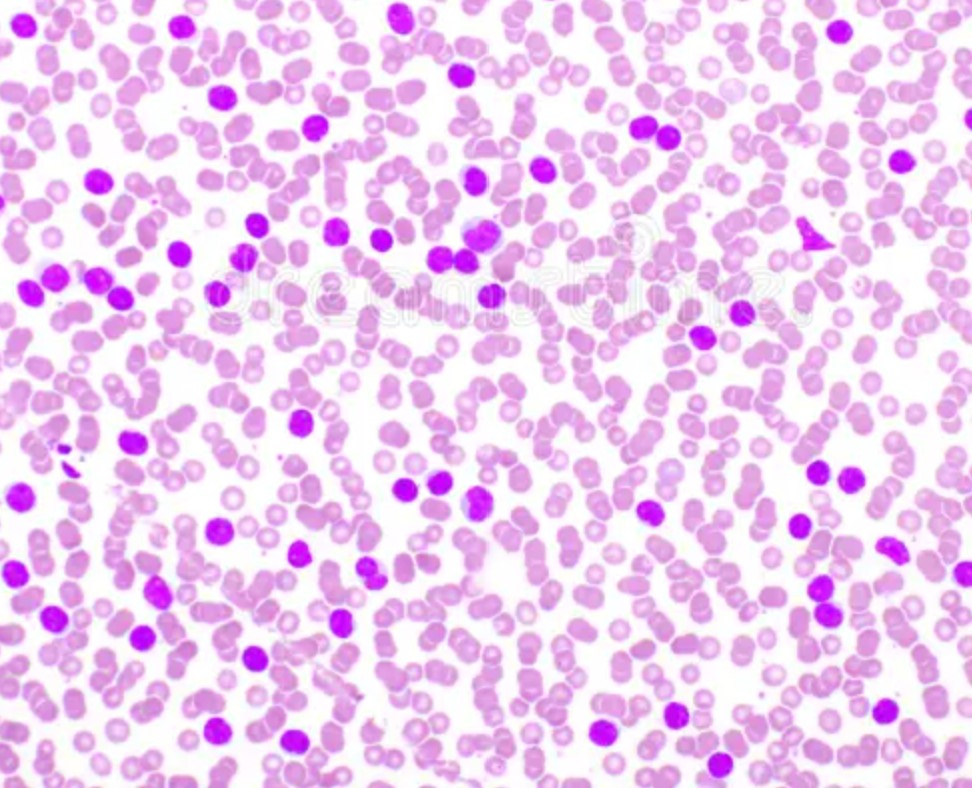
#> input picture evenmorecells.jpg, 972 x 788 px, found by its file name
$ python detectWhiteBloodCells.py
#> lines starting #> are read from the running program, lines starting #| are printed output that depends on the picture; after the words box and inside, x2 and y2 are one past the last pixel; in counts of white or black regions, pixels touching at a corner belong together
import numpy as np
import cv2
import os

og_img = cv2.imread("static/images/evenmorecells.jpg")
#> og_img is the input picture: shape (788, 972, 3); mean B, G, R 241.5, 203.6, 239.1

#convert og image into gray
gray_img = cv2.cvtColor(og_img, cv2.COLOR_BGR2GRAY)
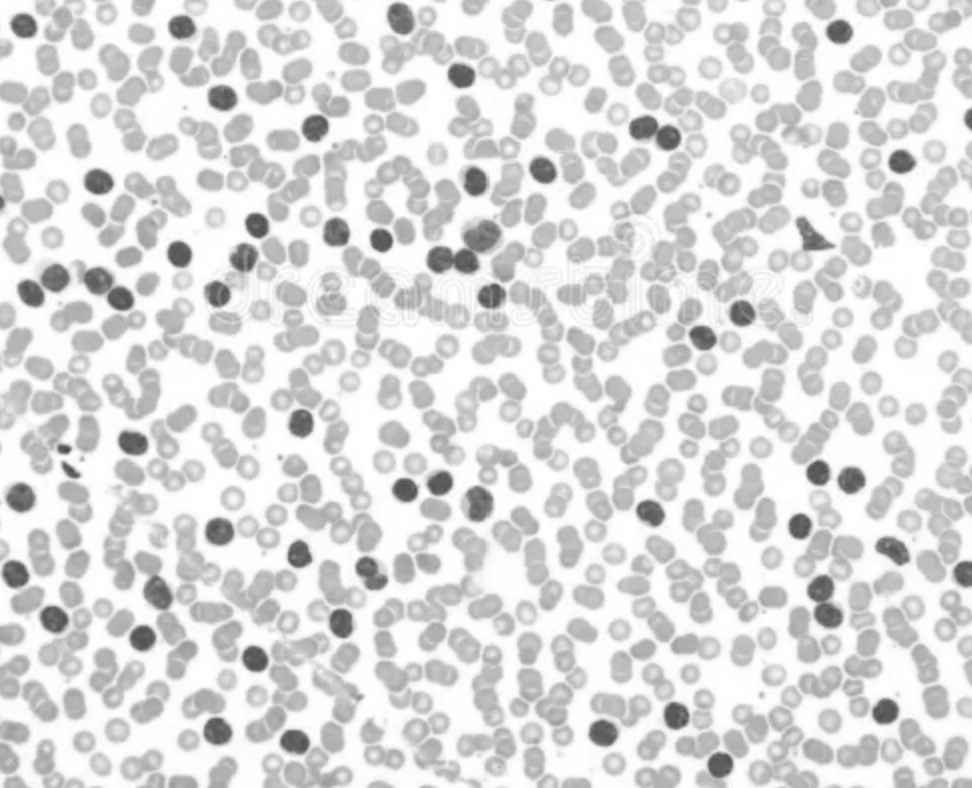
#> gray_img: shape (788, 972); min 75, max 255, mean 218.5

#blur gray image
medianBlur_img = cv2.medianBlur(gray_img, 5)

#contrast stretching parameters
r1 = 25
s1 = 0
r2 = 150
s2 = 255

#function to contrast stretch each pixel
def contrastStretch(pixel):
    if (0 <= pixel and pixel <= r1):
        return (s1 / r1) * pixel
    elif (r1 < pixel and pixel <= r2):
        return ((s2 - s1) / (r2 - r1)) * (pixel - r1) + s1
    else:
        return ((255 - s2) / (255 - r2)) * (pixel - r2) + s2

contrastStretch_vec = np.vectorize(contrastStretch) #vectorized function returns an (image) array
contrastStretch_img = contrastStretch_vec(medianBlur_img) #contrast stretches median blurred image
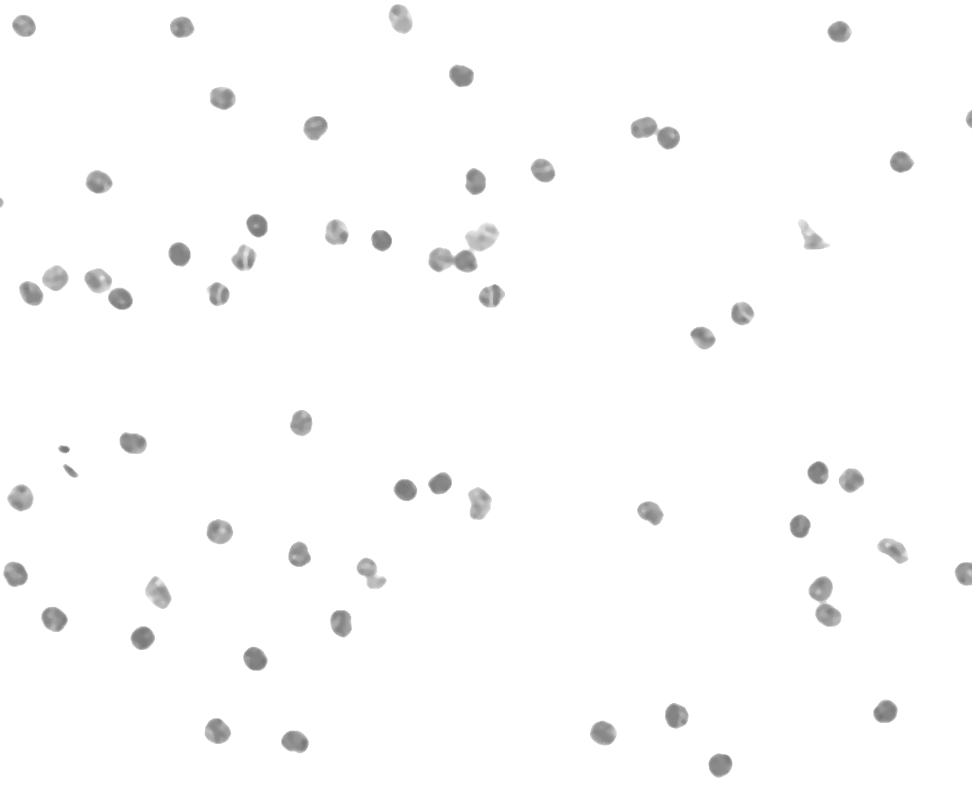
#> contrastStretch_img: shape (788, 972) float64; min 118.3, max 255, mean 251.8
contrastStretch_img = contrastStretch_img.astype(np.uint8) #pixel values are fitted within range 0 to 255

#Otsu's thresholding
_, threshold = cv2.threshold(contrastStretch_img, 0, 255, cv2.THRESH_BINARY_INV + cv2.THRESH_OTSU)
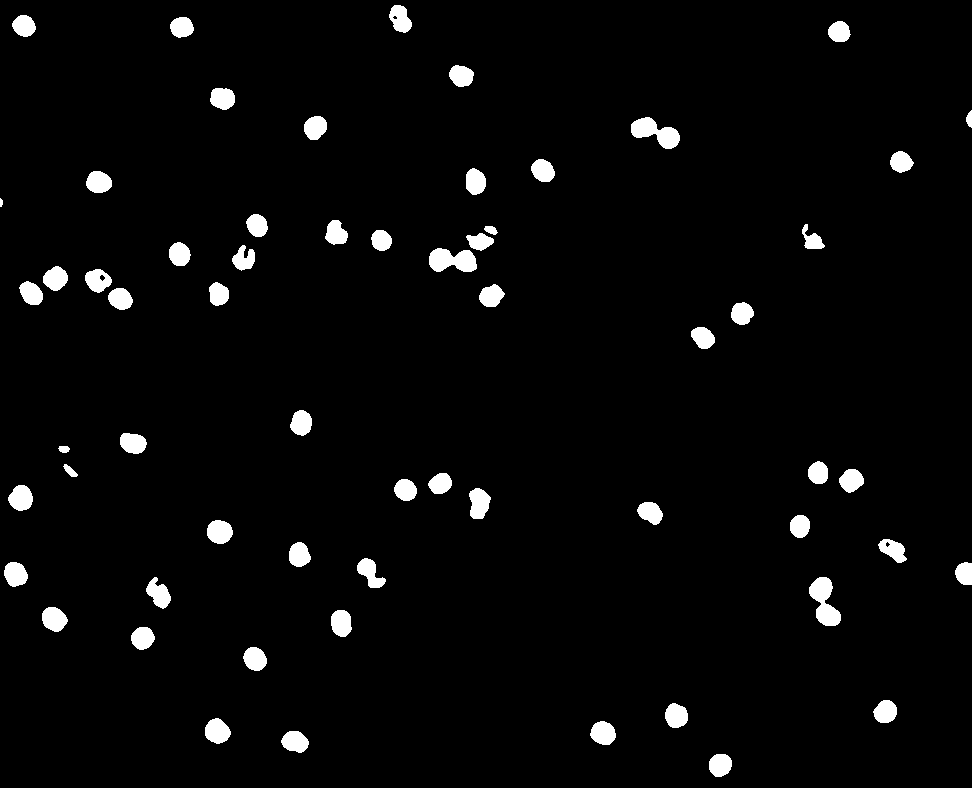
#> threshold: shape (788, 972); 3.3% white; 61 white regions

#find contours
contours, _ = cv2.findContours(threshold, cv2.RETR_EXTERNAL, cv2.CHAIN_APPROX_SIMPLE)
#> contours = 61 contours, 1 with area under 20; largest, box (x1, y1, x2, y2) and area: (809, 577, 841, 626) 830, (429, 248, 477, 272) 790, (631, 117, 680, 149) 778, (469, 488, 491, 519) 466, (205, 718, 231, 744) 458

#contours that are too short are not considered
min_contour_length = 20 #depends on size of cells in image
filtered_contours = []
for contour in contours:
    contour_length = len(contour)
    if min_contour_length <= contour_length:
        filtered_contours.append(contour)
#> this loop made 61 passes
#> contour_length on passes 1 to 12: 28, 34, 36, 40, 40, 32, 38, 32, 28, 38, 62, 56
#> after the loop, filtered_contours = 57 contours; largest, box (x1, y1, x2, y2) and area: (809, 577, 841, 626) 830, (429, 248, 477, 272) 790, (631, 117, 680, 149) 778, (469, 488, 491, 519) 466, (205, 718, 231, 744) 458

#draw contours on the gray image
contour_img = cv2.cvtColor(gray_img, cv2.COLOR_GRAY2BGR)
cv2.drawContours(contour_img, filtered_contours, -1, (255, 0, 255), 2)
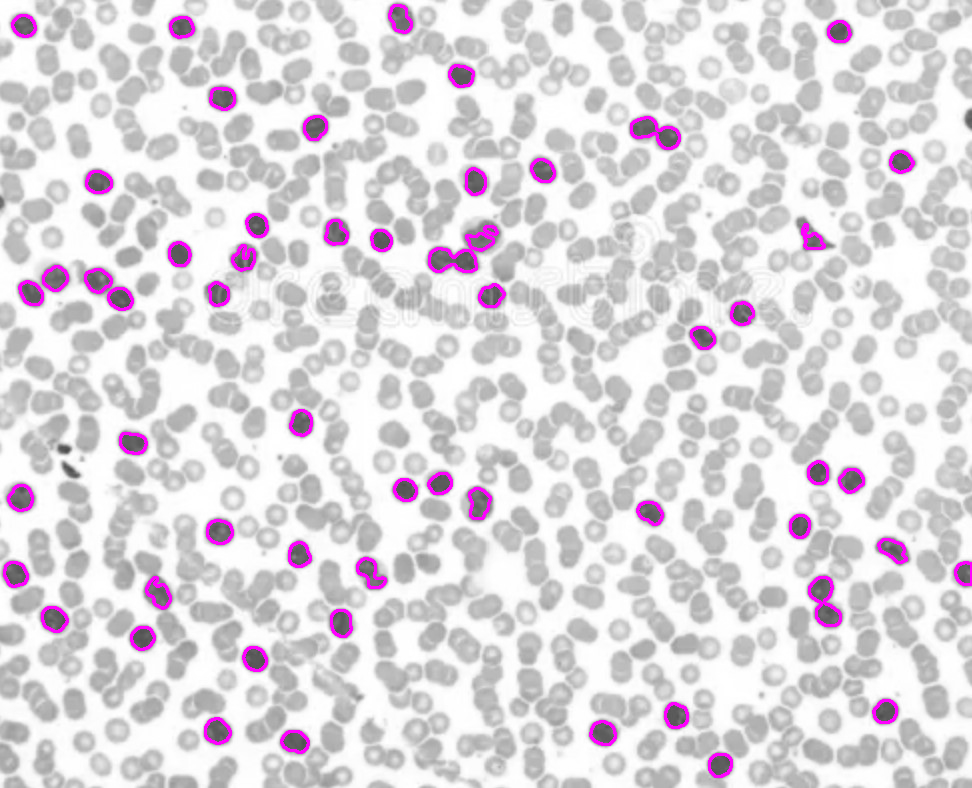
#> contour_img: shape (788, 972, 3); mean B, G, R 221.1, 216.2, 221.1
#cv2.imwrite("static/processedImage.jpg", contour_img)

#count and print number of cells/contours
cell_count = len(filtered_contours)
#> cell_count = 57
#print("Number of cells:", cell_count)

#display the gray image with contours
cv2.imshow("Blood Cells", og_img)
cv2.waitKey(0)
#cv2.imshow("Blue Enhanced", blue_enhanced)
#cv2.waitKey(0)
cv2.imshow("Gray", gray_img)
cv2.waitKey(0)
cv2.imshow("Median Blur", medianBlur_img)
cv2.waitKey(0)
cv2.imshow("Contrast Stretch", contrastStretch_img)
cv2.waitKey(0)
cv2.imshow('Contour Image', contour_img)
cv2.waitKey(0)

$ run again, with cells.jpg copied over evenmorecells.jpg
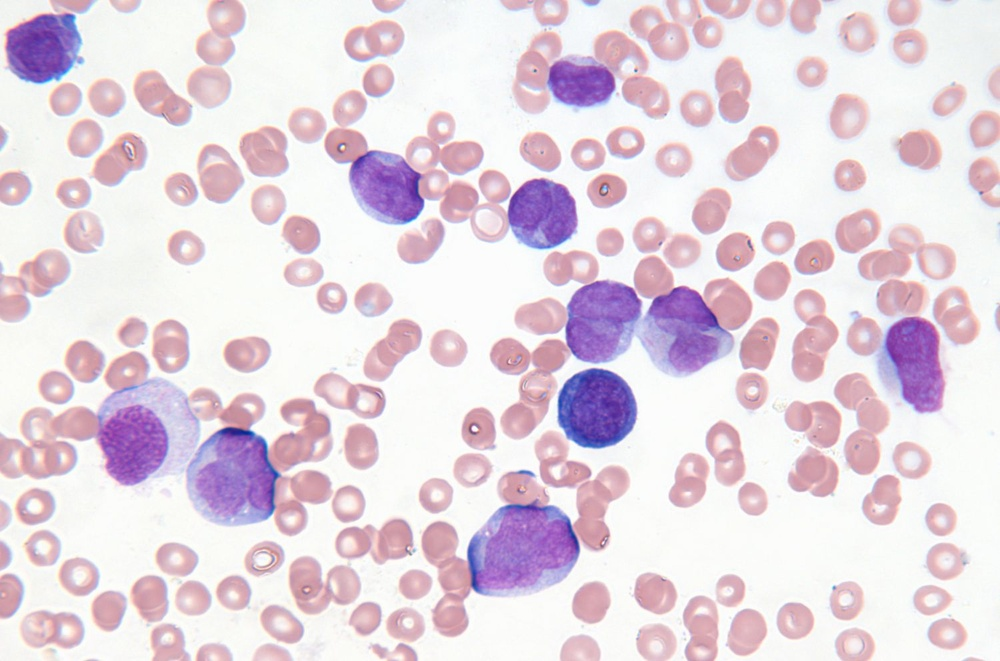
#> input picture cells.jpg, 1000 x 661 px, shrunk from 1500 x 992 before the run, found by its file name
#> og_img is the input picture: shape (661, 1000, 3); mean B, G, R 224.8, 214.7, 229.2
#> `_, threshold = cv2.threshold(contrastStretch_img, 0, 255, cv2.THRESH_B..`:
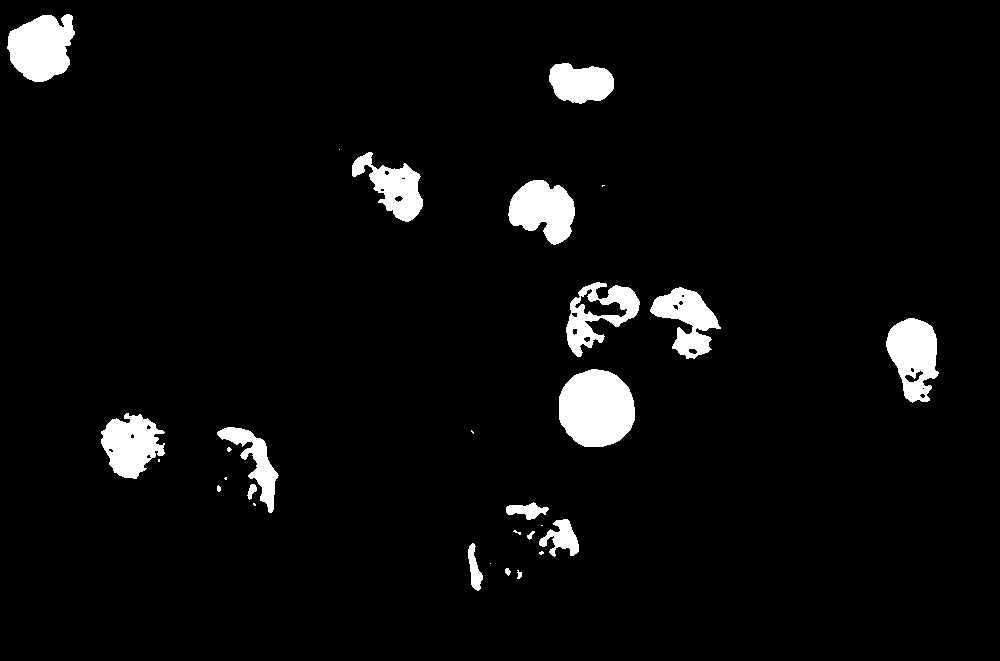
#> threshold: shape (661, 1000); 4.4% white; 29 white regions (11 under 20 px)
#> contours = 29 contours, 13 with area under 20; largest, box (x1, y1, x2, y2) and area: (559, 369, 635, 447) 4623, (7, 14, 75, 82) 3251, (886, 318, 939, 403) 2972, (508, 180, 575, 245) 2828, (566, 282, 640, 357) 2761
#> the loop `for contour in contours:` made 29 passes
#> contour_length on passes 1, 2, 4, 5, 6, 7, 9, 10: 13, 10, 10, 45, 10, 10, 96, 6
#> after the loop `for contour in contours:`: filtered_contours = 14 contours; largest, box (x1, y1, x2, y2) and area: (559, 369, 635, 447) 4623, (7, 14, 75, 82) 3251, (886, 318, 939, 403) 2972, (508, 180, 575, 245) 2828, (566, 282, 640, 357) 2761
#> `cv2.drawContours(contour_img, filtered_contours, -1, (255, 0, 255), 2)`:
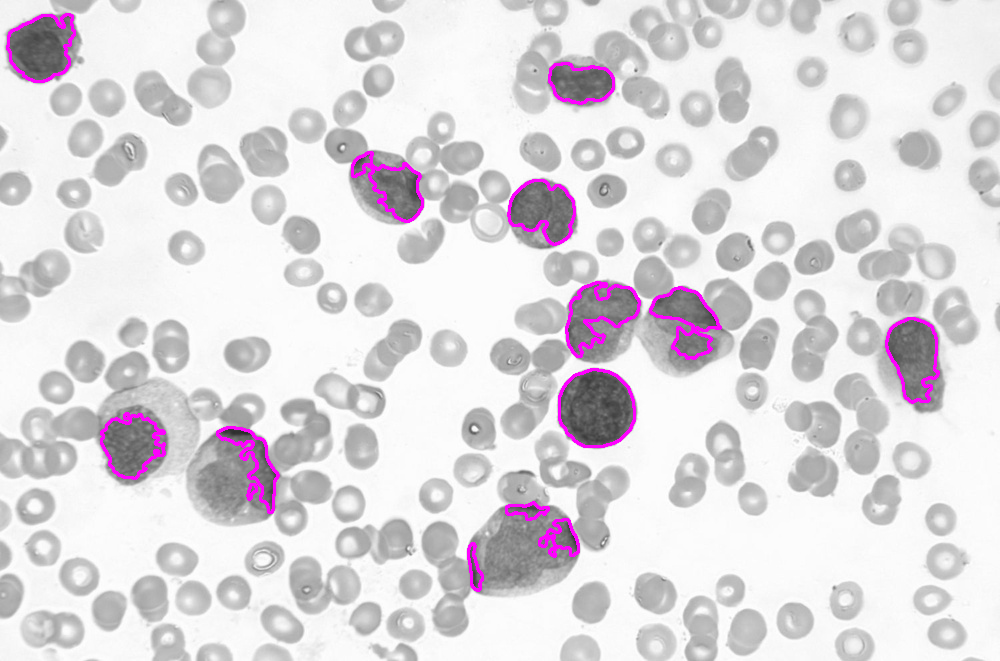
#> contour_img: shape (661, 1000, 3); mean B, G, R 222.2, 218.2, 222.2
#> cell_count = 14
